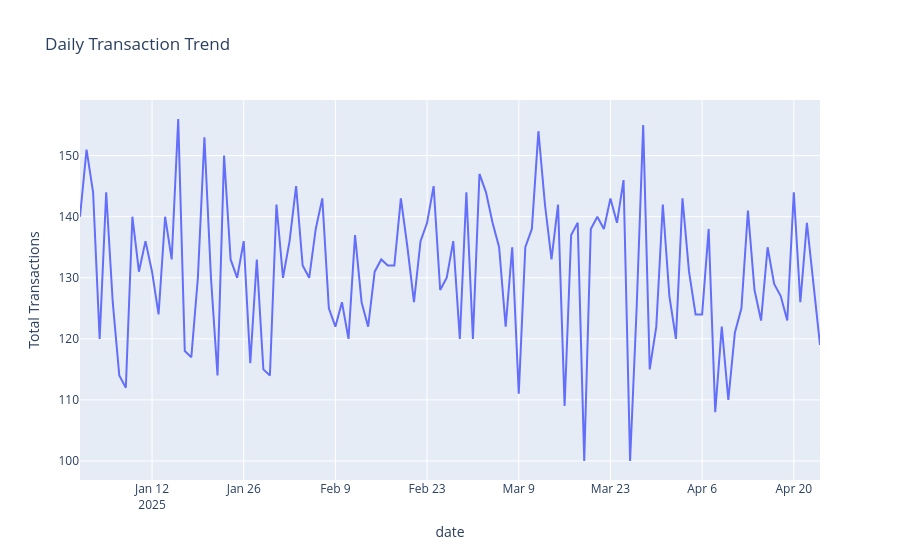

The notebook cell this image was saved under:
### Code cell
daily_df = df.groupby("date")["Transaction ID"].count().reset_index()
daily_df.rename(columns={"Transaction ID": "Total Transactions"}, inplace=True)
fx = px.line(daily_df, x="date", y="Total Transactions", title="Daily Transaction Trend")
fx.show()
